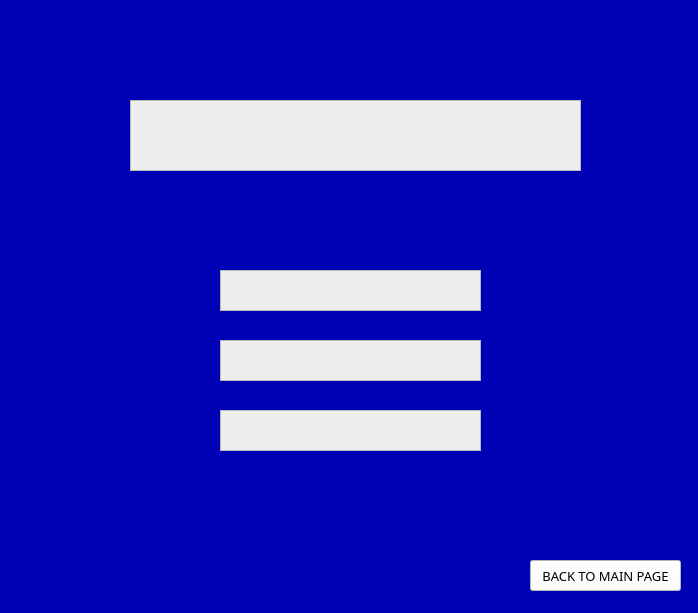
<?xml version="1.0" encoding="UTF-8"?>
<ui version="4.0">
 <class>Form</class>
 <widget class="QWidget" name="Form">
  <property name="geometry">
   <rect>
    <x>0</x>
    <y>0</y>
    <width>698</width>
    <height>613</height>
   </rect>
  </property>
  <property name="windowTitle">
   <string>Form</string>
  </property>
  <property name="autoFillBackground">
   <bool>false</bool>
  </property>
  <property name="styleSheet">
   <string notr="true">background-color: rgb(0, 0, 181);</string>
  </property>
  <widget class="QTextBrowser" name="textBrowser">
   <property name="geometry">
    <rect>
     <x>130</x>
     <y>100</y>
     <width>451</width>
     <height>71</height>
    </rect>
   </property>
   <property name="font">
    <font>
     <pointsize>16</pointsize>
     <weight>75</weight>
     <bold>true</bold>
    </font>
   </property>
   <property name="styleSheet">
    <string notr="true">background-color: rgb(238, 238, 238);</string>
   </property>
   <property name="html">
    <string>&lt;!DOCTYPE HTML PUBLIC &quot;-//W3C//DTD HTML 4.0//EN&quot; &quot;http://www.w3.org/TR/REC-html40/strict.dtd&quot;&gt;
&lt;html&gt;&lt;head&gt;&lt;meta name=&quot;qrichtext&quot; content=&quot;1&quot; /&gt;&lt;style type=&quot;text/css&quot;&gt;
p, li { white-space: pre-wrap; }
&lt;/style&gt;&lt;/head&gt;&lt;body style=&quot; font-family:'MS Shell Dlg 2'; font-size:16pt; font-weight:600; font-style:normal;&quot;&gt;
&lt;p align=&quot;center&quot; style=&quot;-qt-paragraph-type:empty; margin-top:0px; margin-bottom:0px; margin-left:0px; margin-right:0px; -qt-block-indent:0; text-indent:0px;&quot;&gt;&lt;br /&gt;&lt;/p&gt;&lt;/body&gt;&lt;/html&gt;</string>
   </property>
  </widget>
  <widget class="QTextBrowser" name="textBrowser_2">
   <property name="geometry">
    <rect>
     <x>220</x>
     <y>270</y>
     <width>261</width>
     <height>41</height>
    </rect>
   </property>
   <property name="styleSheet">
    <string notr="true">background-color: rgb(238, 238, 238);</string>
   </property>
  </widget>
  <widget class="QPushButton" name="BackButton">
   <property name="geometry">
    <rect>
     <x>530</x>
     <y>560</y>
     <width>151</width>
     <height>31</height>
    </rect>
   </property>
   <property name="font">
    <font>
     <family>Algerian</family>
     <pointsize>10</pointsize>
     <weight>50</weight>
     <bold>false</bold>
    </font>
   </property>
   <property name="styleSheet">
    <string notr="true">background-color: rgb(255, 255, 255);</string>
   </property>
   <property name="text">
    <string>BACK TO MAIN PAGE</string>
   </property>
  </widget>
  <widget class="QTextBrowser" name="textBrowser_3">
   <property name="geometry">
    <rect>
     <x>220</x>
     <y>340</y>
     <width>261</width>
     <height>41</height>
    </rect>
   </property>
   <property name="styleSheet">
    <string notr="true">background-color: rgb(238, 238, 238);</string>
   </property>
  </widget>
  <widget class="QTextBrowser" name="textBrowser_4">
   <property name="geometry">
    <rect>
     <x>220</x>
     <y>410</y>
     <width>261</width>
     <height>41</height>
    </rect>
   </property>
   <property name="styleSheet">
    <string notr="true">background-color: rgb(238, 238, 238);</string>
   </property>
  </widget>
 </widget>
 <resources/>
 <connections/>
</ui>
